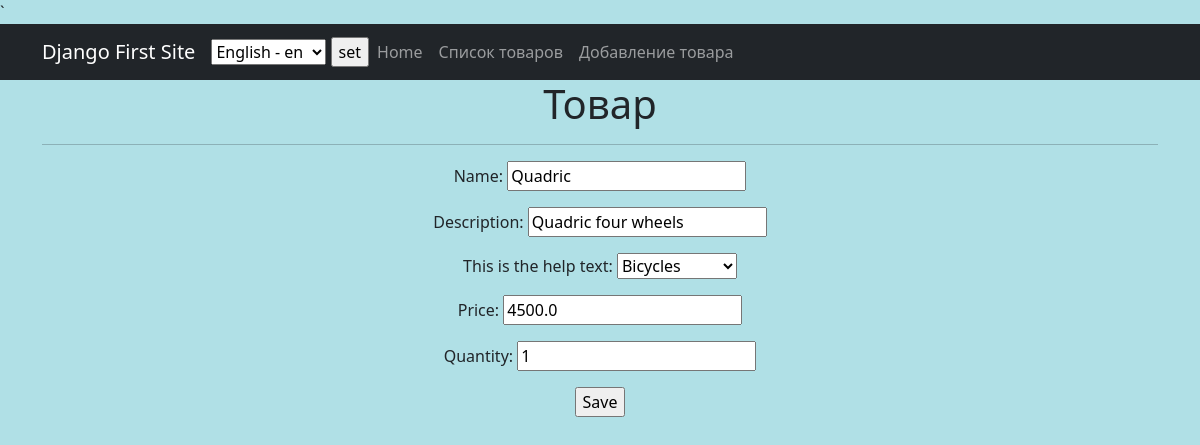
The page /products/13/update/ (signed in) on the database its author committed.
### simpleapp/models.py (models this page shows, shortened)
class Product(models.Model):
    name = models.CharField(max_length=50, unique=True)
    description = models.TextField()
    quantity = models.IntegerField(
        validators=[MinValueValidator(0,
                                      'Quantity should be >= 0')])
    category = models.ForeignKey(to='Category', on_delete=models.CASCADE,
                                 related_name='products',
                                 verbose_name=pgettext_lazy(
                                     'help text for Product model',
                                     'This is the help text'))
    price = models.FloatField(
        validators=[MinValueValidator(0.0,
                                      'Price should be >= 0')])

class Category(models.Model):
    name = models.CharField(max_length=100, unique=True,
                            help_text=_('category name'))  # добавим
    def __str__(self):
        return f'{self.name.title()}'

### simpleapp/views.py (the view)
# urls.py: path('<int:pk>/update/', ProductUpdate.as_view(), name='product_update'),
class ProductUpdate(PermissionRequiredMixin, UpdateView):
    permission_required = ('simpleapp.add_product',)
    form_class = ProductForm
    model = Product
    template_name = 'product_edit.html'

### simpleapp/forms.py (shortened to what this page needs)
class ProductForm(forms.ModelForm):
    description = forms.CharField(min_length=20)
    class Meta:
        model = Product
        fields = [
            'name',
            'description',
            'category',
            'price',
            'quantity',
        ]

### templates/product_edit.html (shortened to what this page needs)
{% extends 'flatpages/default.html' %}
{% block content %}
<h1>Товар</h1>
<hr>
<form action="" method="post">
    {{ form.as_p }}
    <input type="submit" value="Save" />
</form>
{% endblock content %}

### rows shown on the page
Product: name "Quadric", description "Quadric four wheels", category "Bicycles", price "4500.0", quantity "1"

### other values the page prints
form field language "English - en"
